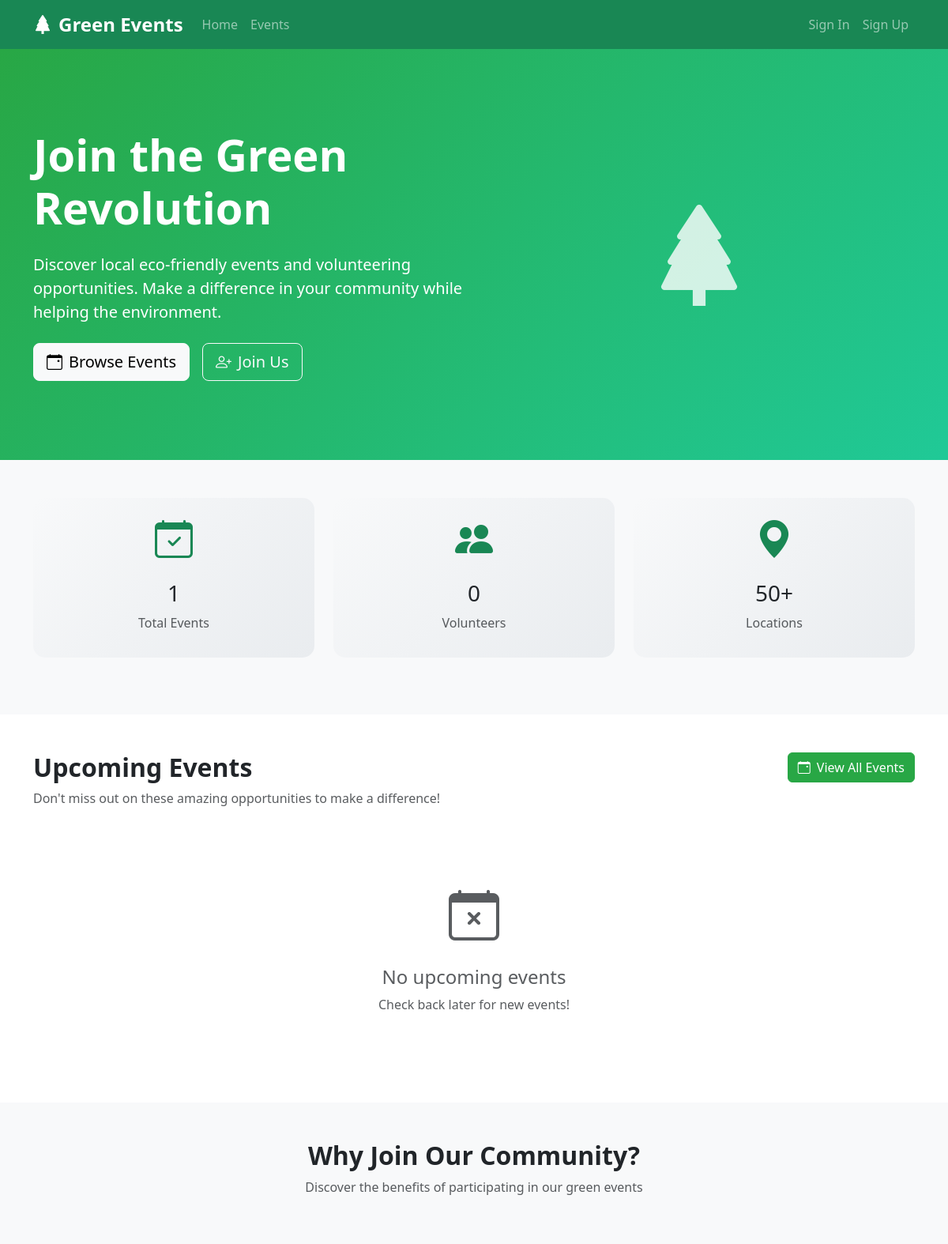
/ (upper part), run on an earlier commit of the app's database.
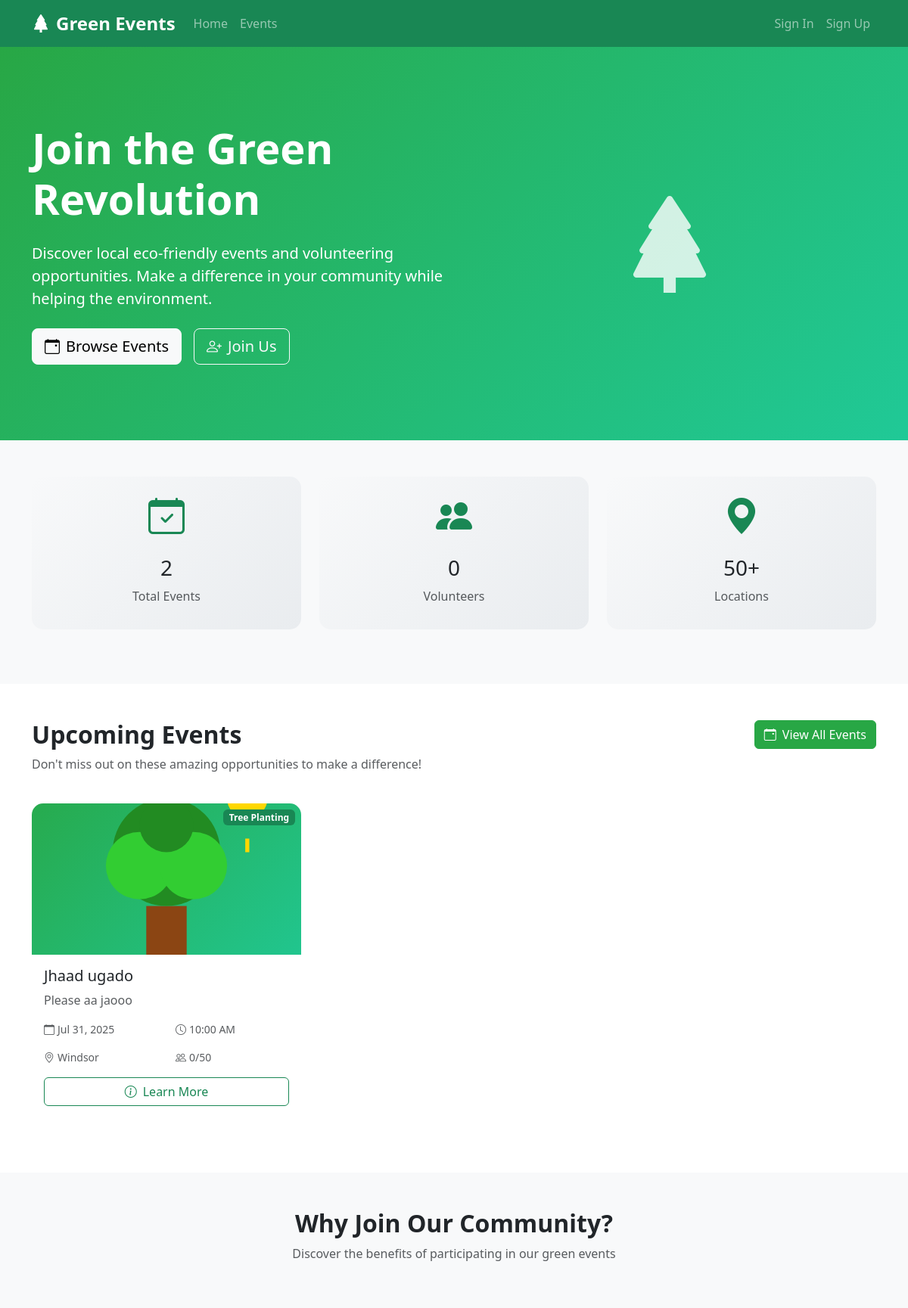
And on a later commit of the database.
### GreenTech/models.py (models this page shows, shortened)
class Event(models.Model):
    EVENT_TYPES = [
        ('tree_planting', 'Tree Planting'),
        ('cleanup', 'Cleanup'),
        ('recycling', 'Recycling'),
        ('education', 'Environmental Education'),
        ('conservation', 'Wildlife Conservation'),
        ('other', 'Other'),
    ]
    title = models.CharField(max_length=200)
    description = models.TextField()
    event_type = models.CharField(max_length=20, choices=EVENT_TYPES)
    location = models.CharField(max_length=200)
    latitude = models.DecimalField(max_digits=9, decimal_places=6, null=True, blank=True)
    longitude = models.DecimalField(max_digits=9, decimal_places=6, null=True, blank=True)
    date = models.DateField()
    start_time = models.TimeField()
    end_time = models.TimeField()
    max_participants = models.IntegerField(default=50)
    current_participants = models.IntegerField(default=0)
    organizer = models.ForeignKey(User, on_delete=models.CASCADE)
    created_at = models.DateTimeField(auto_now_add=True)
    updated_at = models.DateTimeField(auto_now=True)
    is_active = models.BooleanField(default=True)
    image = models.ImageField(upload_to='event_images/', null=True, blank=True)
    def get_event_image_url(self):
        if self.image:
            return self.image.url
        return get_event_type_image(self.event_type)
    def get_event_color_class(self):
        return get_event_type_color(self.event_type)

### GreenTech/views.py (the view)
# urls.py: path('', views.home, name='home'),
def home(request):
    upcoming_events = Event.objects.filter(
        date__gte=date.today(),
        is_active=True
    ).order_by('date', 'start_time')[:6]
    total_events = Event.objects.filter(is_active=True).count()
    total_participants = EventRegistration.objects.count()
    context = {
        'upcoming_events': upcoming_events,
        'total_events': total_events,
        'total_participants': total_participants,
    }
    return render(request, "GreenTech/home.html", context)

### GreenTech/utils.py (called while the page is built)
def get_event_type_image(event_type):
    event_type_images = {
        'tree_planting': '/static/images/event-types/tree-planting.svg',
        'cleanup': '/static/images/event-types/cleanup.svg',
        'recycling': '/static/images/event-types/recycling.svg',
        'education': '/static/images/event-types/education.svg',
        'conservation': '/static/images/event-types/conservation.svg',
        'other': '/static/images/event-types/other.svg',
    }
    return event_type_images.get(event_type, event_type_images['other'])

def get_event_type_color(event_type):
    event_type_colors = {
        'tree_planting': 'success',
        'cleanup': 'warning',
        'recycling': 'info',
        'education': 'primary',
        'conservation': 'danger',
        'other': 'secondary',
    }
    return event_type_colors.get(event_type, event_type_colors['other'])

### templates/GreenTech/home.html (shortened to what the changed rows need)
{% extends 'GreenTech/base.html' %}
{% block content %}
<section class="hero-section">
    <div class="container">
        <div class="row align-items-center">
            <div class="col-lg-6">
                <h1 class="display-4 fw-bold mb-4">Join the Green Revolution</h1>
            </div>
        </div>
    </div>
</section>
<section class="py-5 bg-light">
    <div class="container">
        <div class="row text-center">
            <div class="col-md-4 mb-4">
                <div class="card stats-card h-100">
                    <div class="card-body">
                        <i class="bi bi-calendar-check text-success" style="font-size: 3rem;"></i>
                        <h3 class="mt-3">{{ total_events }}</h3>
                        <p class="text-muted">Total Events</p>
                    </div>
                </div>
            </div>
        </div>
    </div>
</section>
<section class="py-5">
    <div class="container">
        <div class="row mb-4">
            <div class="col-lg-8">
                <h2 class="fw-bold">Upcoming Events</h2>
            </div>
        </div>
        {% if upcoming_events %}
            <div class="row">
                {% for event in upcoming_events %}
                    <div class="col-lg-4 col-md-6 mb-4">
                        <div class="card event-card h-100">
                            <div class="card-img-top position-relative" style="height: 200px; overflow: hidden;">
                                {% if event.image %}
                                    <img src="{{ event.image.url }}" class="w-100 h-100" alt="{{ event.title }}" style="object-fit: cover;">
                                {% else %}
                                    <img src="{{ event.get_event_image_url }}" class="w-100 h-100" alt="{{ event.title }}" style="object-fit: cover;">
                                {% endif %}
                                <span class="badge bg-{{ event.get_event_color_class }} position-absolute top-0 end-0 m-2 event-type-badge">
                                    {{ event.get_event_type_display }}
                                </span>
                            </div>
                            <div class="card-body">
                                <h5 class="card-title">{{ event.title }}</h5>
                                <p class="card-text text-muted">{{ event.description|truncatewords:20 }}</p>
                                <div class="row text-muted small mb-3">
                                    <div class="col-6">
                                        <i class="bi bi-calendar me-1"></i>{{ event.date|date:"M d, Y" }}
                                    </div>
                                    <div class="col-6">
                                        <i class="bi bi-clock me-1"></i>{{ event.start_time|time:"g:i A" }}
                                    </div>
                                </div>
                                <div class="row text-muted small mb-3">
                                    <div class="col-6">
                                        <i class="bi bi-geo-alt me-1"></i>{{ event.location }}
                                    </div>
                                    <div class="col-6">
                                        <i class="bi bi-people me-1"></i>{{ event.current_participants }}/{{ event.max_participants }}
                                    </div>
                                </div>
                                <div class="d-grid">
                                    <a href="{% url 'event_detail' event.id %}" class="btn btn-outline-success">
                                        <i class="bi bi-info-circle me-2"></i>Learn More
                                    </a>
                                </div>
                            </div>
                        </div>
                    </div>
                {% endfor %}
            </div>
        {% else %}
            <div class="text-center py-5">
                <i class="bi bi-calendar-x text-muted" style="font-size: 4rem;"></i>
                <h4 class="mt-3 text-muted">No upcoming events</h4>
                <p class="text-muted">Check back later for new events!</p>
            </div>
        {% endif %}
    </div>
</section>
<section class="py-5 bg-light">
    <div class="container">
        <div class="row text-center mb-5">
            <div class="col-lg-8 mx-auto">
                <h2 class="fw-bold">Why Join Our Community?</h2>
            </div>
        </div>
    </div>
</section>
{% endblock %}

What changed in the data, as far as the page shows it:
added Event: event_type "Tree Planting", title "Jhaad ugado", description "Please aa jaooo", date "Jul 31, 2025", start_time "10:00 AM", location "Windsor", current_participants "0", max_participants "50"
Also different on the page:
{{ total_events }}: "1" → "2"
text no longer shown: "No upcoming events Check back later for new events!"
